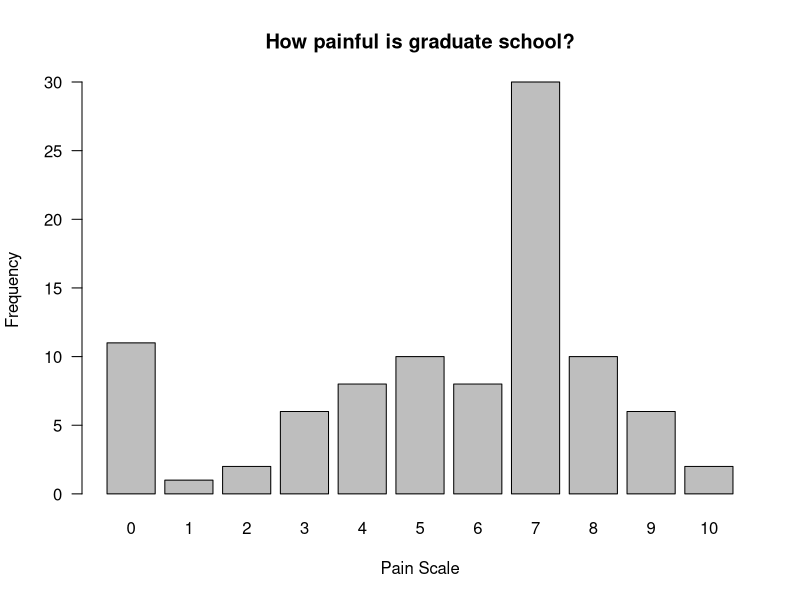

R code for this plot:
## ---- chunk 1
knitr::opts_chunk$set(echo = TRUE)
## ---- chunk 2
library(tidyverse)
library(magrittr)
library(knitr)
library(kableExtra)
library(bookdown)
library(psych)
## ---- chunk 3
gradpain <- c(rep(0,11), rep(1,1), rep(2,2), rep(3,6), rep(4,8), rep(5,10),
              rep(6,8), rep(7,30), rep(8,10), rep(9,6), rep(10,2))

barplot(table(gradpain), las=1, ylab="Frequency", xlab="Pain Scale", 
        main="How painful is graduate school?")
## ---- chunk 4
describe(gradpain)
describe(gradpain)$n
## n = 94
samplesize <- 94
## ---- chunk 5
mean(gradpain)
## ---- chunk 6
# Box 1
## sample size = 94
## mean = 5.5
## sd = 2.71

function_box1 <- function(x) {
  d.vec <- rnorm(n = 94, mean = 5.5, sd = 2.71) %>%
  round(2)
}

## this is where I went totally off the rails - I was confused about the instructions to assign d.vec simply as `gradpain`. I *WAY* overthought this and it broke everything that followed.

# From the answer key I should ahve simply made d.vec equal to gradpain and used it as my `x` in a function akin to:
# f_samp_with_repl <- function(d.vec = gradpain, n = 100){
#  samp <- sample(x = d.vec, size = n, replace = TRUE)
#    list(vec.len = length(samp),
#         vec.mean = mean(samp))
# }

mean(function_box1(gradpain))

sd(function_box1(gradpain), round(2))
## ---- chunk 7
## Box 2
# Use set.seed(7) then run your function passing in the "gradpain" vector calculated above and a sample size of length(gradpain). Use a loop to do this 100 times and store all 100 returned means.
set.seed(7)
function_box1(gradpain) ## these all broke based on my crap function above
mean(function_box1(gradpain)) # same 
print(function_box1(gradpain))

## calculate standard deviation
sd(function_box1(gradpain), round(2))

function_mean <- mean(function_box1(gradpain))
function_mean

stdev <- sd(function_box1(gradpain), round(2))
stdev

# Neither of these are working:
## confint.default(function_box1(gradpain))
## confint(function_box1(gradpain))
